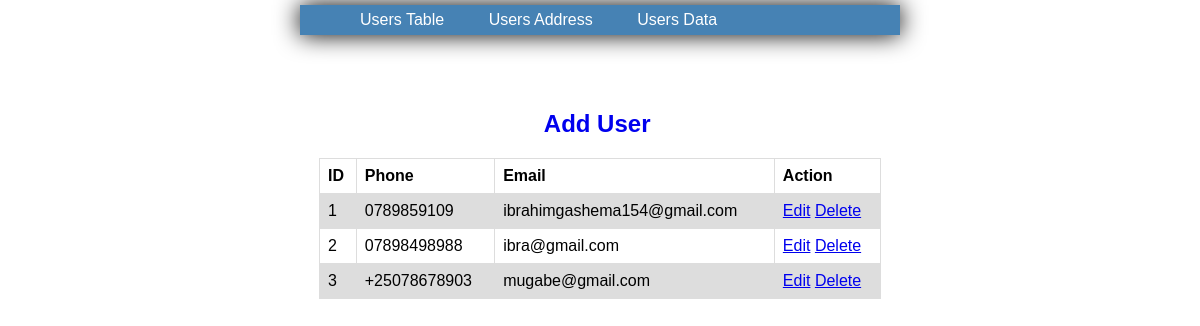
The page /users.php on the database its author committed.
### tables this page shows
CREATE TABLE `users` (
  `id` int(10) NOT NULL,
  `phone` varchar(100) NOT NULL,
  `email` varchar(100) NOT NULL
);

### users.php (the view, shortened to what this page needs)
<?php
    include('config.php');
?>
<html lang="en">
<head>
    <link rel="stylesheet" href="css/style.css">
</head>
<header>
<nav>
<ul>
<li>
<a href="index.php"> Users Table </a>
</li>
<li>
<a href="usersaddress.php"> Users Address </a>
</li>
<li>
<a href="userdata.php"> Users Data </a>
</li>
</ul>
</nav>
</header>
<body>
<h2 style="margin-left: 45%;"><a href="createusers.php" style="text-decoration:none;">Add User</a></h2>
<table style="margin-left: 25%;">
  <tr>
    <th>ID</th>
    <th>Phone</th>
    <th>Email</th>
    <th>Action</th>
  </tr>
  <?php $query=mysqli_query($con, "select * from users");
    $id=1;
    while($row=mysqli_fetch_array($query))
    {
    ?>
  <tr>
    <td><?php echo htmlentities($id);?></td>
    <td><?php echo htmlentities($row['phone']);?></td>
    <td><?php echo htmlentities($row['email']);?></td>
    <td>
        <a href="edit-users.php?id=<?php echo $row['id']?>">Edit</a>
        <a href="users.php?id=<?php echo $row['id']?>&del=delete" onClick="return confirm('Are you sure you want to delete?')">Delete</a>
    </td>
  </tr>
  <?php $id=$id+1; } ?>
</table>
</body>
</html>

### css/style.css (style rules this page uses)
body { height: 125vh; margin-top: 80px; padding: 30px; background-size: cover; font-family: sans-serif; }
header { background-color: steelblue; position: fixed; left: 0; right: 0; margin-left: 25%; top: 5px; width: 50%; height: 30px; display: flex; align-items: center; box-shadow: 0 0 25px 0 black; }
header * { display: inline; }
header li { margin: 20px; }
header li a { color: white; text-decoration: none; }
table { font-family: arial, sans-serif; border-collapse: collapse; width: 50%; }
td, th { border: 1px solid #dddddd; text-align: left; padding: 8px; }
tr:nth-child(even) { background-color: #dddddd; }

### rows shown on the page
users: phone "0789859109", email "ibrahimgashema154@gmail.com"
users: phone "07898498988", email "ibra@gmail.com"
users: phone "+25078678903", email "mugabe@gmail.com"
